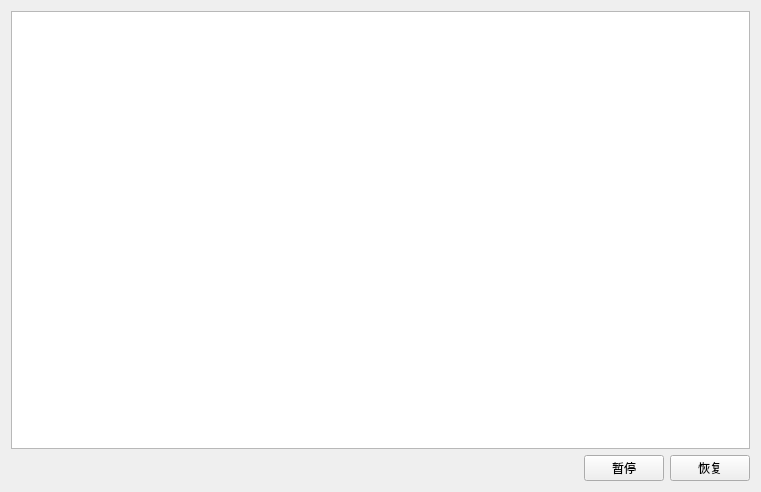
<?xml version="1.0" encoding="UTF-8"?>
<ui version="4.0">
 <class>PlotGui</class>
 <widget class="QWidget" name="PlotGui">
  <property name="geometry">
   <rect>
    <x>0</x>
    <y>0</y>
    <width>761</width>
    <height>492</height>
   </rect>
  </property>
  <property name="windowTitle">
   <string>Form</string>
  </property>
  <layout class="QHBoxLayout" name="horizontalLayout_2">
   <item>
    <layout class="QVBoxLayout" name="verticalLayout">
     <item>
      <widget class="QtCharts::QChartView" name="plotView"/>
     </item>
     <item>
      <layout class="QHBoxLayout" name="horizontalLayout">
       <item>
        <widget class="QLabel" name="labelX">
         <property name="minimumSize">
          <size>
           <width>60</width>
           <height>20</height>
          </size>
         </property>
         <property name="text">
          <string/>
         </property>
        </widget>
       </item>
       <item>
        <widget class="QLabel" name="labelY">
         <property name="minimumSize">
          <size>
           <width>60</width>
           <height>20</height>
          </size>
         </property>
         <property name="text">
          <string/>
         </property>
        </widget>
       </item>
       <item>
        <widget class="QLabel" name="labelZ">
         <property name="minimumSize">
          <size>
           <width>60</width>
           <height>20</height>
          </size>
         </property>
         <property name="text">
          <string/>
         </property>
        </widget>
       </item>
       <item>
        <spacer name="horizontalSpacer">
         <property name="orientation">
          <enum>Qt::Horizontal</enum>
         </property>
         <property name="sizeHint" stdset="0">
          <size>
           <width>40</width>
           <height>20</height>
          </size>
         </property>
        </spacer>
       </item>
       <item>
        <widget class="QPushButton" name="suspendBtn">
         <property name="text">
          <string>暂停</string>
         </property>
        </widget>
       </item>
       <item>
        <widget class="QPushButton" name="recoverBtn">
         <property name="text">
          <string>恢复</string>
         </property>
        </widget>
       </item>
      </layout>
     </item>
    </layout>
   </item>
  </layout>
 </widget>
 <customwidgets>
  <customwidget>
   <class>QtCharts::QChartView</class>
   <extends>QGraphicsView</extends>
   <header>qchartview.h</header>
  </customwidget>
 </customwidgets>
 <resources/>
 <connections/>
</ui>
